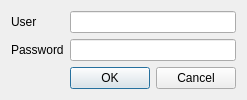
<?xml version="1.0" encoding="UTF-8"?>
<ui version="4.0">
 <class>Connexiondialog</class>
 <widget class="QDialog" name="Connexiondialog">
  <property name="geometry">
   <rect>
    <x>0</x>
    <y>0</y>
    <width>241</width>
    <height>94</height>
   </rect>
  </property>
  <property name="windowTitle">
   <string>Connexion</string>
  </property>
  <layout class="QFormLayout" name="formLayout">
   <item row="0" column="0">
    <widget class="QLabel" name="label__user">
     <property name="text">
      <string>User</string>
     </property>
    </widget>
   </item>
   <item row="0" column="1">
    <widget class="QLineEdit" name="lineEdit_user">
     <property name="echoMode">
      <enum>QLineEdit::Normal</enum>
     </property>
    </widget>
   </item>
   <item row="1" column="0">
    <widget class="QLabel" name="label_password">
     <property name="text">
      <string>Password</string>
     </property>
    </widget>
   </item>
   <item row="1" column="1">
    <widget class="QLineEdit" name="lineEdit_password">
     <property name="echoMode">
      <enum>QLineEdit::Password</enum>
     </property>
    </widget>
   </item>
   <item row="2" column="1">
    <widget class="QDialogButtonBox" name="buttonBox">
     <property name="orientation">
      <enum>Qt::Horizontal</enum>
     </property>
     <property name="standardButtons">
      <set>QDialogButtonBox::Cancel|QDialogButtonBox::Ok</set>
     </property>
    </widget>
   </item>
  </layout>
 </widget>
 <resources/>
 <connections>
  <connection>
   <sender>buttonBox</sender>
   <signal>accepted()</signal>
   <receiver>Connexiondialog</receiver>
   <slot>accept()</slot>
   <hints>
    <hint type="sourcelabel">
     <x>248</x>
     <y>254</y>
    </hint>
    <hint type="destinationlabel">
     <x>157</x>
     <y>274</y>
    </hint>
   </hints>
  </connection>
  <connection>
   <sender>buttonBox</sender>
   <signal>rejected()</signal>
   <receiver>Connexiondialog</receiver>
   <slot>reject()</slot>
   <hints>
    <hint type="sourcelabel">
     <x>316</x>
     <y>260</y>
    </hint>
    <hint type="destinationlabel">
     <x>286</x>
     <y>274</y>
    </hint>
   </hints>
  </connection>
 </connections>
</ui>
